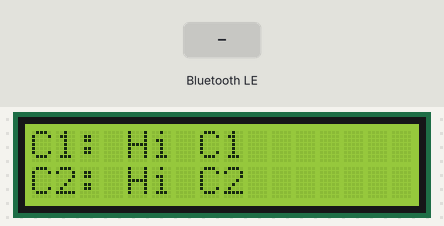
Recording of a sketch running on a simulated ESP32-S3. Parts: 16×2 character LCD. Inputs (shaded band) come from the test bench. Nothing arrives over Bluetooth unless stated; a phone connects over Bluetooth LE 3 s after start; what the sketch prints to the serial monitor is not drawn.

Above: at 1.2 s.
1.3 s: Bluetooth LE write "1" received
At 2.1 s:
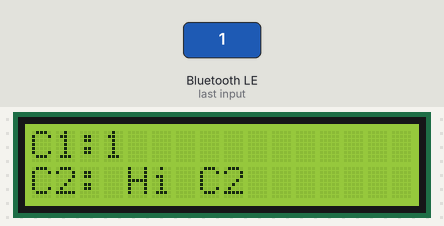
2.8 s: Bluetooth LE write "1" received
At 3.3 s:
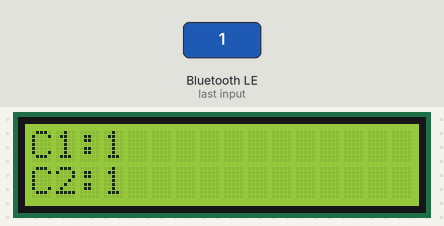
4.3 s: Bluetooth LE write "0" received
At 5.5 s:
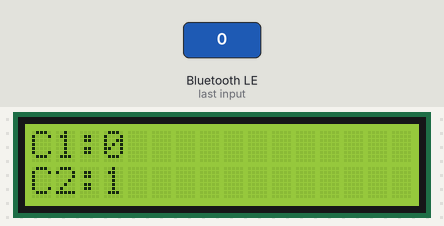
5.8 s: Bluetooth LE write "0" received
At 6.8 s:
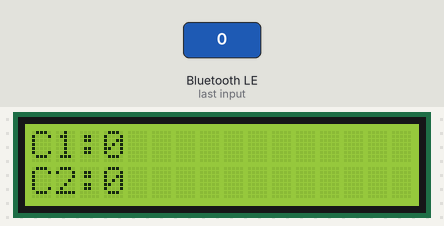
Timing chart, 0 to 8.3 s (numbered marks = the images above; inputs shaded):
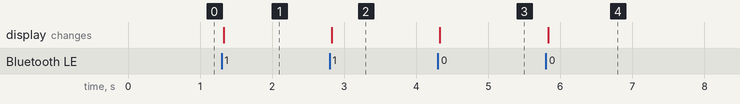

Measured:
- after the input at 1.3 s, the display: changes at once (image 1)
- after the input at 2.8 s, the display: changes at once (image 2)
- after the input at 4.3 s, the display: changes at once (image 3)
- after the input at 5.8 s, the display: changes at once (image 4)

The sketch:

11-031_Simple_BLE_server_LCD.ino
```cpp
/*  11.031 - Simple BLE Server with LCD for ESP32-S3
 *
 * Course: IoT Development with ESP32-S3
 * Target Hardware: ESP32-S3-DevKitC-1 v1.1
 * Module: ESP32-S3-WROOM-1-N16R16V
 *
 * This sketch demonstrates how to implement a Bluetooth Low Energy (BLE) server on the ESP32-S3
 * using the NimBLE library. It includes two read/write characteristics. A 16x2 I2C LCD displays
 * the current values of both characteristics. The user can interact with the server via BLE apps
 * such as BLE Scanner to read and write values, which are shown on the LCD.
 *
 * HARDWARE INFORMATION:
 * =====================
 * - ESP32-S3-DevKitC-1 v1.1
 * - 16MB Flash, 16MB PSRAM
 * - GPIO1-GPIO21 safe for I/O
 * - I2C LCD 1602, address 0x27
 *
 * CIRCUIT DIAGRAM:
 * ================
 *
 *    ESP32-S3           I2C LCD 16x2
 *   ----------        ----------------
 *    5V               -> VCC
 *    GND              -> GND
 *    GPIO10 (SDA)     -> SDA
 *    GPIO8  (SCL)     -> SCL
 *
 * COMPONENTS:
 * ===========
 * - ESP32-S3-DevKitC-1 v1.1
 * - I2C LCD 1602 display
 * - USB-C cable for programming and power
 *
 * GPIO ASSIGNMENTS:
 * =================
 * - SDA: GPIO10 (ADC1_CH9)
 * - SCL: GPIO8 (ADC1_CH7)
 *
 * TECHNICAL NOTES:
 * ================
 * - NimBLE is used instead of the deprecated BLE library for performance and memory efficiency.
 * - Use a BLE scanner to write data to each characteristic.
 * - LCD updated only when data is received.
 *
 * IDE REQUIREMENTS:
 * =================
 * - Arduino IDE 2.0+
 * - ESP32 Arduino Core v3.0+
 * - Board: "ESP32S3 Dev Module"
 * - Library: NimBLE-Arduino, LiquidCrystal_I2C
 *
 * Created: April 9, 2019 by Peter Dalmaris
 * Updated: July 30, 2025 for ESP32-S3 compatibility
 */

#include <NimBLEDevice.h>
#include <Wire.h>
#include <LiquidCrystal_I2C.h>

// Constants
constexpr char DEVICE_NAME[] = "ESP32S3 BLE LCD";
constexpr char SERVICE_UUID[] = "ce3fa4b9-9d6d-4787-963f-2afab5cc061e";
constexpr char CHARACTERISTIC_UUID1[] = "32e97b51-92d1-4911-94f9-833213e35892";
constexpr char CHARACTERISTIC_UUID2[] = "9035bf14-6416-4b6e-9a74-fcd74682e4e1";

constexpr uint8_t LCD_I2C_ADDRESS = 0x27;
constexpr uint8_t LCD_COLUMNS = 16;
constexpr uint8_t LCD_ROWS = 2;
constexpr gpio_num_t SDA_PIN = GPIO_NUM_10;
constexpr gpio_num_t SCL_PIN = GPIO_NUM_8;

// Globals
LiquidCrystal_I2C lcd(LCD_I2C_ADDRESS, LCD_COLUMNS, LCD_ROWS);
NimBLECharacteristic* characteristic1;
NimBLECharacteristic* characteristic2;

// Callback for characteristic 1
class Char1Callbacks : public NimBLECharacteristicCallbacks {
  void onWrite(NimBLECharacteristic* characteristic) {
    std::string value = characteristic->getValue();
    Serial.print("Char1 received: ");
    Serial.println(value.c_str());

    lcd.setCursor(0, 0);
    lcd.print("C1:             ");
    lcd.setCursor(3, 0);
    lcd.print(value.c_str());
  }
};

class Char2Callbacks : public NimBLECharacteristicCallbacks {
  void onWrite(NimBLECharacteristic* characteristic) {
    std::string value = characteristic->getValue();
    Serial.print("Char2 received: ");
    Serial.println(value.c_str());

    lcd.setCursor(0, 1);
    lcd.print("C2:             ");
    lcd.setCursor(3, 1);
    lcd.print(value.c_str());
  }
};

void setup() {
  Serial.begin(115200);
  Wire.begin(SDA_PIN, SCL_PIN);
  lcd.init();
  lcd.backlight();

  NimBLEDevice::init(DEVICE_NAME);
  NimBLEServer* server = NimBLEDevice::createServer();
  NimBLEService* service = server->createService(SERVICE_UUID);

  characteristic1 = service->createCharacteristic(
    CHARACTERISTIC_UUID1,
    NIMBLE_PROPERTY::READ | NIMBLE_PROPERTY::WRITE
  );
  characteristic1->setCallbacks(new Char1Callbacks());
  characteristic1->setValue("Hi C1");

  characteristic2 = service->createCharacteristic(
    CHARACTERISTIC_UUID2,
    NIMBLE_PROPERTY::READ | NIMBLE_PROPERTY::WRITE
  );
  characteristic2->setCallbacks(new Char2Callbacks());
  characteristic2->setValue("Hi C2");

  service->start();
  NimBLEAdvertising* advertising = server->getAdvertising();
  advertising->start();

  // Initial LCD display
  lcd.setCursor(0, 0); lcd.print("C1: Hi C1");
  lcd.setCursor(0, 1); lcd.print("C2: Hi C2");

  Serial.println("BLE Server ready");
}

void loop() {
  delay(1000); // Nothing to do here
}
```
